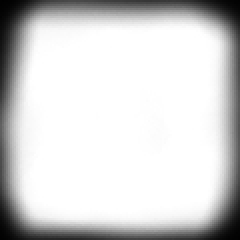
#> input picture masks_illumination.png, 120 x 120 px (shown 2 times larger)
$ python Quasi3D_3J_solar_Cell_QE.py   (older library calls are emulated)
#> lines starting #> are read from the running program, lines starting #| are printed output that depends on the picture; pictures that were not available may be replaced by others from this repository, and a replacement may not be noted
import numpy as np
import matplotlib.pyplot as plt

from solcore.structure import Junction
from solcore.solar_cell import SolarCell
from solcore.light_source import LightSource
from solcore.spice import solve_quasi_3D

# First we load the masks defining the illumination pattern and the contacts. Both must be greyscale images
# The solver expect images with values between 0 and 255 and imread of a PNG image is between 0 and 1, even when
# it is in grey, so we scale it multiplying by 255. If the image were JPG, the result would be already in (0,255).
illuminationMask = (plt.imread('masks_illumination.png') * 255).astype(np.int)
#> illuminationMask: shape (120, 120) int64; min 0, max 255, mean 211
contactsMask = (plt.imread('masks_sq.png') * 255).astype(np.int)
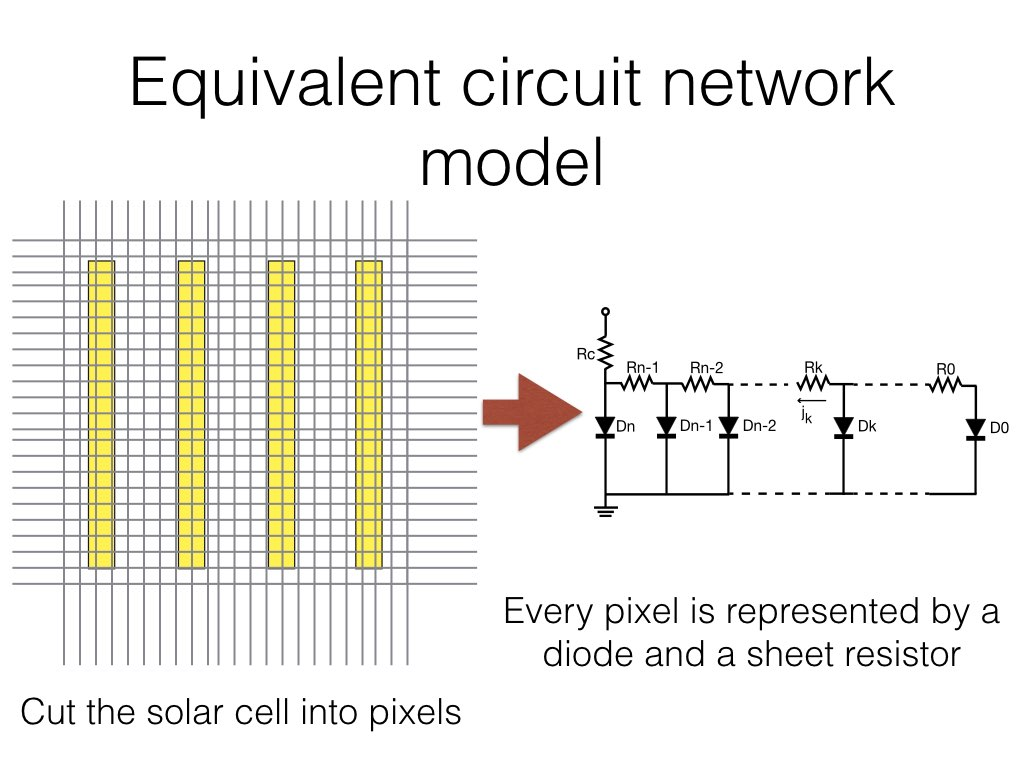
#> input picture doc_images/network_sim.001.jpeg, 1024 x 768 px, given in place of masks_sq.png, which was not available
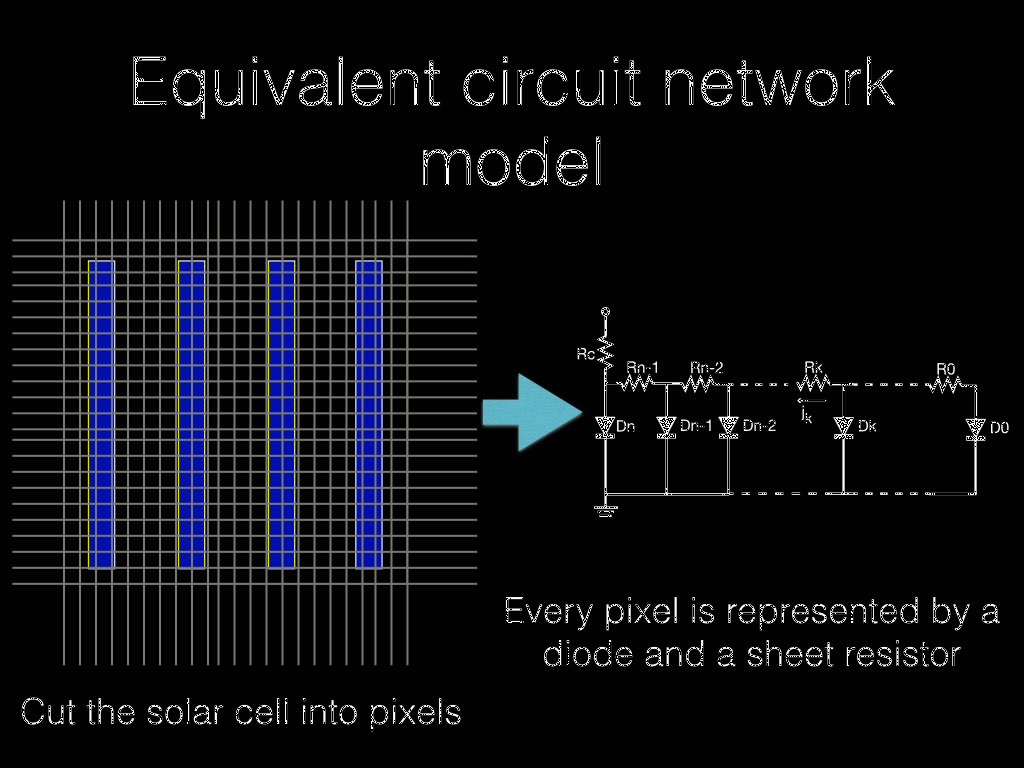
#> contactsMask: shape (768, 1024, 3) int64; mean R, G, B 13.6, 14.4, 18.6

nx, ny = illuminationMask.shape
#> nx = 120; ny = 120

# For symmetry arguments (not completely true for the illumination), we can mode just 1/4 of the device and then
# multiply the current by 4
center_x = int(nx / 2)
#> center_x = 60
center_y = int(ny / 2)
#> center_y = 60
illuminationMask = illuminationMask[center_x:center_x + 50, center_y:center_y + 50]
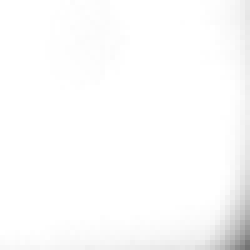
#> illuminationMask: shape (50, 50) int64 (shown 5 times larger); min 115, max 255, mean 251.5
contactsMask = contactsMask[center_x:center_x + 50, center_y:center_y + 50]
#> contactsMask: shape (50, 50, 3) int64; every value is 1

# Size of the pixels (m)
Lx = 10e-6
Ly = 10e-6

# Height of the metal fingers (m)
h = 2.2e-6

# Contact resistance (Ohm m2)
Rcontact = 3e-10

# Resistivity metal fingers (Ohm m)
Rline = 2e-8

# Bias (V)
vini = 0
vfin = 3.0
step = 0.01

T = 298

from scipy.interpolate import interp1d

#> (the run stopped early here; a loop or call above may not have finished)
